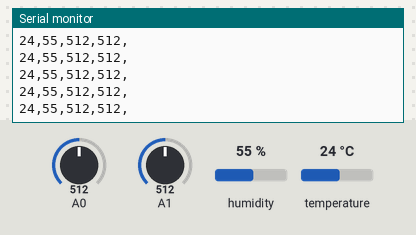
Simulated run of this sketch. Board: Arduino Uno, built with avr-gcc and run on an emulated ATmega328P. Shown: the last lines printed to the serial monitor. Inputs (shaded band) come from the test bench; at power-on: humidity 55 %, A0 = 512, A1 = 512, temperature 24 °C.

Above: at 1.2 s.
1.3 s: humidity set to 22 %
At 2.3 s:
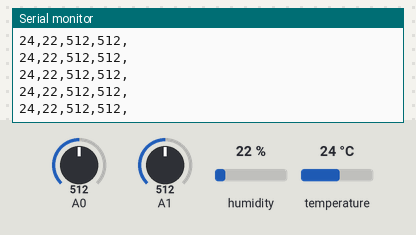
7.3 s: A0 set to 716
At 8.2 s:
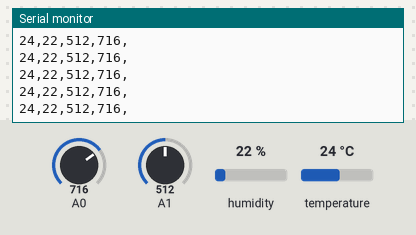
8.8 s: A1 set to 716
At 9.7 s:
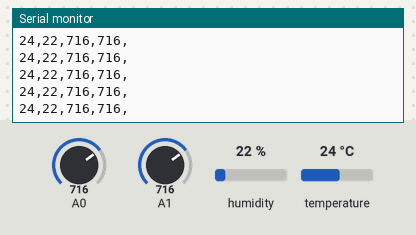
10.3 s: temperature set to 12 °C
16.3 s: A0 set to 992
At 17.1 s:
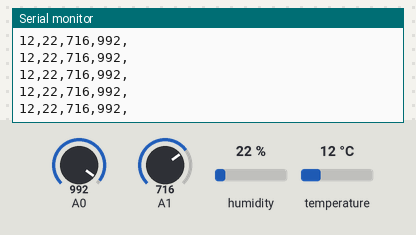
22.3 s: A1 set to 992
At 23.3 s:
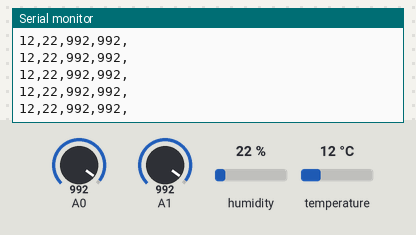
Timing chart, 0 to 25.3 s (numbered marks = the images above; inputs shaded):
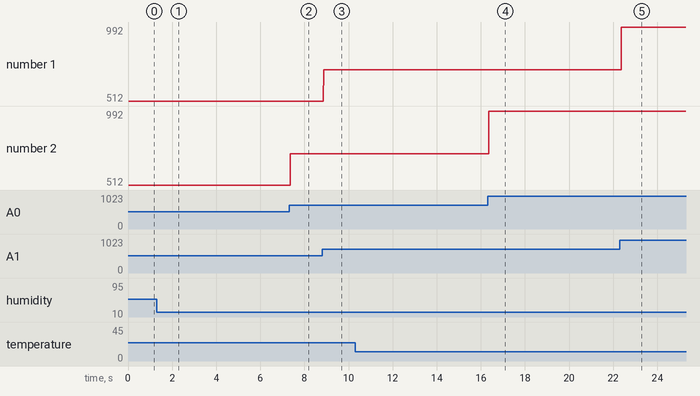

Measured:
- after the input at 1.3 s, the serial monitor: prints a new line after 0.80 s (image 1)
- after the input at 7.3 s, the serial monitor: prints a new line after 0.06 s (image 2)
- after the input at 8.8 s, the serial monitor: prints a new line after 0.08 s (image 3)
- after the input at 16.3 s, the serial monitor: prints a new line after 0.06 s (image 4)
- after the input at 22.3 s, the serial monitor: prints a new line after 0.07 s (image 5)
- plotted number 2: 512 → 716 after the input at 7.3 s, 716 → 992 after the input at 16.3 s

The sketch:

Arduino.ino
```cpp
#include <DHT.h>
#define DHTPIN 7    // Pin connected to the DHT11 sensor
#define DHTTYPE DHT11 // Type of DHT sensor
DHT dht(DHTPIN, DHTTYPE);


void setup() {
  // put your setup code here, to run once:
  Serial.begin(9600);

 dht.begin();


}

void loop() {
  // put your main code here, to run repeatedly:


int humidity = dht.readHumidity();
int temperature = dht.readTemperature();

      // Check if any errors occurred while reading the sensor
      if (isnan(humidity) || isnan(temperature)) {
        Serial.println("Failed to read data from DHT11 sensor");
        return;
      }

        // Print the temperature and humidity to the serial monitor

      Serial.print(temperature);
Serial.print(",");
      Serial.print(humidity);
      Serial.print(",");

int airQuality = analogRead(A1);
int mq7 = analogRead(A0);

      Serial.print(airQuality);
Serial.print(",");
      Serial.print(mq7);
      Serial.println(",");


}
```
